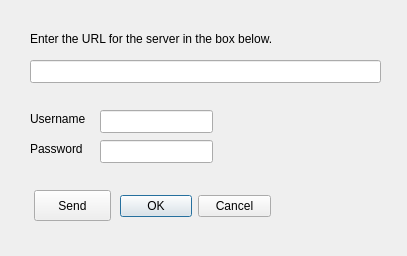
<ui version="4.0" >
 <class>SendDialog</class>
 <widget class="QDialog" name="SendDialog" >
  <property name="geometry" >
   <rect>
    <x>0</x>
    <y>0</y>
    <width>407</width>
    <height>256</height>
   </rect>
  </property>
  <property name="windowTitle" >
   <string>Send Experiment</string>
  </property>
  <widget class="QDialogButtonBox" name="buttonBox" >
   <property name="geometry" >
    <rect>
     <x>120</x>
     <y>190</y>
     <width>151</width>
     <height>32</height>
    </rect>
   </property>
   <property name="orientation" >
    <enum>Qt::Horizontal</enum>
   </property>
   <property name="standardButtons" >
    <set>QDialogButtonBox::Cancel|QDialogButtonBox::NoButton|QDialogButtonBox::Ok</set>
   </property>
  </widget>
  <widget class="QLineEdit" name="_url" >
   <property name="geometry" >
    <rect>
     <x>30</x>
     <y>60</y>
     <width>351</width>
     <height>23</height>
    </rect>
   </property>
  </widget>
  <widget class="QLabel" name="label" >
   <property name="geometry" >
    <rect>
     <x>30</x>
     <y>30</y>
     <width>291</width>
     <height>18</height>
    </rect>
   </property>
   <property name="text" >
    <string>Enter the URL for the server in the box below.</string>
   </property>
  </widget>
  <widget class="QPushButton" name="sendButton" >
   <property name="geometry" >
    <rect>
     <x>34</x>
     <y>190</y>
     <width>77</width>
     <height>31</height>
    </rect>
   </property>
   <property name="text" >
    <string>Send</string>
   </property>
  </widget>
  <widget class="QLabel" name="label_2" >
   <property name="geometry" >
    <rect>
     <x>30</x>
     <y>110</y>
     <width>61</width>
     <height>18</height>
    </rect>
   </property>
   <property name="text" >
    <string>Username</string>
   </property>
  </widget>
  <widget class="QLabel" name="label_3" >
   <property name="geometry" >
    <rect>
     <x>30</x>
     <y>140</y>
     <width>61</width>
     <height>18</height>
    </rect>
   </property>
   <property name="text" >
    <string>Password</string>
   </property>
  </widget>
  <widget class="QLineEdit" name="lineEdit" >
   <property name="geometry" >
    <rect>
     <x>100</x>
     <y>110</y>
     <width>113</width>
     <height>23</height>
    </rect>
   </property>
  </widget>
  <widget class="QLineEdit" name="lineEdit_2" >
   <property name="geometry" >
    <rect>
     <x>100</x>
     <y>140</y>
     <width>113</width>
     <height>23</height>
    </rect>
   </property>
   <property name="echoMode" >
    <enum>QLineEdit::Password</enum>
   </property>
  </widget>
 </widget>
 <resources/>
 <connections>
  <connection>
   <sender>buttonBox</sender>
   <signal>accepted()</signal>
   <receiver>SendDialog</receiver>
   <slot>accept()</slot>
   <hints>
    <hint type="sourcelabel" >
     <x>248</x>
     <y>254</y>
    </hint>
    <hint type="destinationlabel" >
     <x>157</x>
     <y>274</y>
    </hint>
   </hints>
  </connection>
  <connection>
   <sender>buttonBox</sender>
   <signal>rejected()</signal>
   <receiver>SendDialog</receiver>
   <slot>reject()</slot>
   <hints>
    <hint type="sourcelabel" >
     <x>316</x>
     <y>260</y>
    </hint>
    <hint type="destinationlabel" >
     <x>286</x>
     <y>274</y>
    </hint>
   </hints>
  </connection>
 </connections>
</ui>
